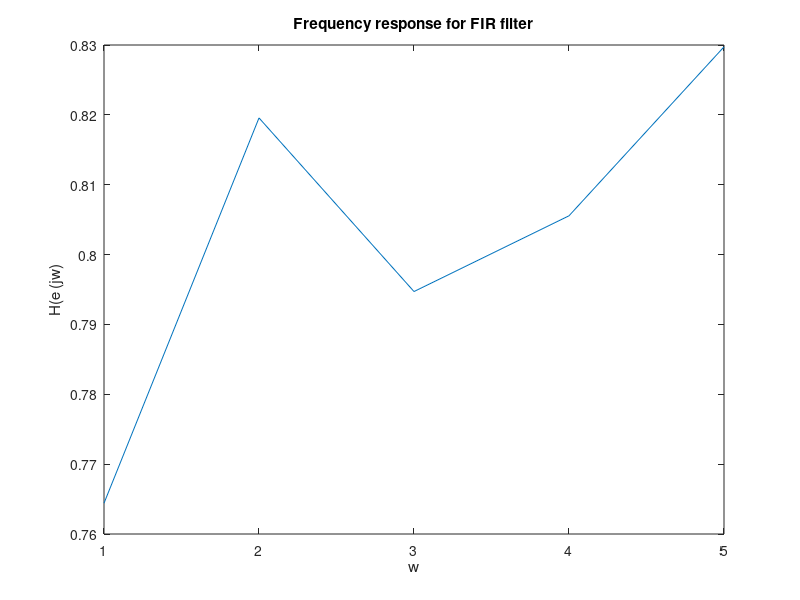

Reproduce this figure in MATLAB.
w0 = pi/4;

b0 = 1/(2*(1-cos(w0)));

b1 = [1, -2*cos(w0), 1];
b2 = b1*b0;

a =1;

[h,w] = freqz(b2, a, 'whole', 2001);
plot(abs(h));
xlabel("w");
ylabel("H(e^ (jw)");
title("Frequency response for FIR filter");
